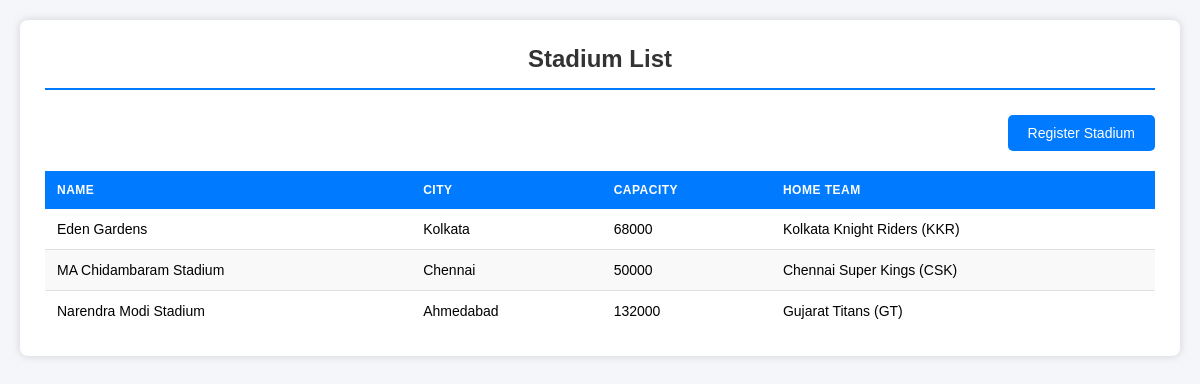
Screenshot of /stadium-list/ with the database file from the repository.
### IplApp/models.py (models this page shows, shortened)
class Stadium(models.Model):
    name = models.CharField(max_length=100)
    city = models.CharField(max_length=100)
    capacity = models.PositiveIntegerField()
    home_team = models.ForeignKey(Franchise, on_delete=models.CASCADE)

class Franchise(models.Model):
    name = models.CharField(max_length=100)
    short_name = models.CharField(max_length=10)
    founded_year = models.IntegerField()
    no_of_trophies = models.IntegerField()
    logo = models.ImageField(upload_to='franchise_logos/', blank=True, null=True)
    city = models.CharField(max_length=100)
    owner = models.CharField(max_length=100)
    coach = models.CharField(max_length=100)
    class Meta:
        db_table = 'franchises'
    def __str__(self):
        return f"{self.name} ({self.short_name})"

### IplApp/views.py (the view)
# urls.py: path('stadium-list/', views.stadium_list, name='stadium_list'),
def stadium_list(request):
    stadiums = Stadium.objects.all()
    return render(request, 'stadium_list.html', { 'stadiums': stadiums })

### IplApp/templates/stadium_list.html (shortened to what this page needs)
<!DOCTYPE html>
<html lang="en">
<head>
</head>
<body>
    <div class="container">
        <h2>Stadium List</h2>
        <div class="back-link">
            <a href="{% url 'register_stadium' %}">Register Stadium</a>
        </div>
        {% if stadiums %}
        <table>
            <thead>
                <tr>
                    <th>Name</th>
                    <th>City</th>
                    <th>Capacity</th>
                    <th>Home Team</th>
                </tr>
            </thead>
            <tbody>
                {% for stadium in stadiums %}
                <tr>
                    <td> {{ stadium.name }} </td>
                    <td>{{ stadium.city }}</td>
                    <td>{{ stadium.capacity }}</td>
                    <td>{{ stadium.home_team }}</td>
                </tr>
                {% endfor %}
            </tbody>
        </table>
        {% else %}
        <div class="empty-message">
            No stadiums registered yet.
        </div>
        {% endif %}
    </div>
</body>
</html>

### IplApp/templates/stadium_list.html (style rules this page uses)
* { margin: 0; padding: 0; box-sizing: border-box; }
body { font-family: Arial, sans-serif; background-color: #f4f6f9; padding: 20px; min-height: 100vh; }
.container { max-width: 1200px; margin: 0 auto; background: white; padding: 25px; border-radius: 8px; box-shadow: 0px 0px 10px rgba(0, 0, 0, 0.15); }
h2 { text-align: center; color: #333; margin-bottom: 25px; font-size: 24px; padding-bottom: 15px; border-bottom: 2px solid #007bff; }
table { width: 100%; border-collapse: collapse; margin-top: 20px; font-size: 14px; }
thead { background-color: #007bff; color: white; }
th { padding: 12px; text-align: left; font-weight: 600; text-transform: uppercase; font-size: 12px; letter-spacing: 0.5px; }
td { padding: 12px; border-bottom: 1px solid #e0e0e0; }
tbody tr { transition: background-color 0.2s ease; }
tbody tr:nth-child(even) { background-color: #f9f9f9; }
tbody tr:last-child td { border-bottom: none; }
.back-link { display: flex; justify-content: flex-end; }
.back-link a { display: inline-block; padding: 10px 20px; background-color: #007bff; color: white; text-decoration: none; border-radius: 5px; font-size: 14px; transition: background-color 0.3s; }

### rows the page displays
Stadium: name "Eden Gardens", city "Kolkata", capacity "68000", home_team "Kolkata Knight Riders (KKR)"
Stadium: name "MA Chidambaram Stadium", city "Chennai", capacity "50000", home_team "Chennai Super Kings (CSK)"
Stadium: name "Narendra Modi Stadium", city "Ahmedabad", capacity "132000", home_team "Gujarat Titans (GT)"
